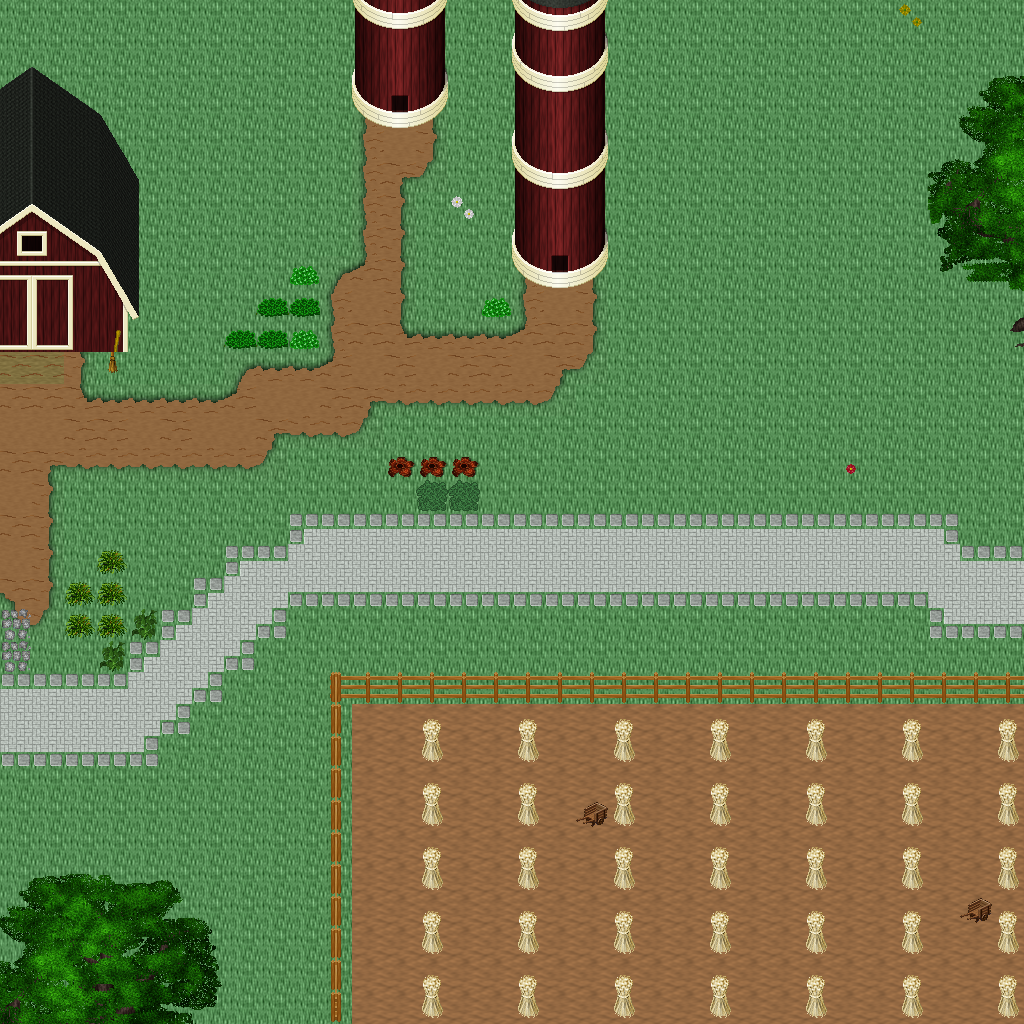

Rendered tile map (Tiled .tmx) drawn with the repository's tilesets; below, a short description and the map source with its tile grids summarised:
An orthogonal 32x32 tile map with 32x32 px tiles, 5 tile layers (Ground, Objects, Objects2, Above, ...), 1 hidden layer not drawn, 49 tilesets.

<map version="1.10" tiledversion="1.11.0" orientation="orthogonal" renderorder="right-down" width="32" height="32" tilewidth="32" tileheight="32" infinite="0" nextlayerid="11" nextobjectid="1">
 <tileset firstgid="1" name="ground_ground" tilewidth="32" tileheight="32" tilecount="33" columns="3">
  <image source="../drawable/ground_ground.png" width="96" height="352" />
 </tileset>
 <tileset firstgid="34" name="building_wall_old_wood" tilewidth="32" tileheight="32" tilecount="9" columns="3">
  <image source="../drawable/building_wall_old_wood.png" width="96" height="96" />
 </tileset>
 <tileset firstgid="43" name="building_fence_fence_wooden" tilewidth="32" tileheight="32" tilecount="12" columns="3">
  <image source="../drawable/building_fence_fence_wooden.png" width="96" height="128" />
 </tileset>
 <tileset firstgid="55" name="building_fence_fence_chunky" tilewidth="32" tileheight="32" tilecount="21" columns="3">
  <image source="../drawable/building_fence_fence_chunky.png" width="96" height="224" />
 </tileset>
 <tileset firstgid="76" name="plant_stump_stump_brown" tilewidth="32" tileheight="32" tilecount="4" columns="2">
  <image source="../drawable/plant_stump_stump_brown.png" width="64" height="64" />
 </tileset>
 <tileset firstgid="80" name="ground_earth_edges" tilewidth="32" tileheight="32" tilecount="18" columns="6">
  <image source="../drawable/ground_earth_edges.png" width="192" height="96" />
 </tileset>
 <tileset firstgid="98" name="ground_grass_corners" tilewidth="32" tileheight="32" tilecount="24" columns="6">
  <image source="../drawable/ground_grass_corners.png" width="192" height="128" />
 </tileset>
 <tileset firstgid="122" name="ground_grass_edges" tilewidth="32" tileheight="32" tilecount="36" columns="12">
  <image source="../drawable/ground_grass_edges.png" width="384" height="96" />
 </tileset>
 <tileset firstgid="158" name="plant_tree_apple_tree" tilewidth="32" tileheight="32" tilecount="9" columns="3">
  <image source="../drawable/plant_tree_apple_tree.png" width="96" height="96" />
 </tileset>
 <tileset firstgid="167" name="plant_tree_chestnut_tree" tilewidth="32" tileheight="32" tilecount="20" columns="4">
  <image source="../drawable/plant_tree_chestnut_tree.png" width="128" height="160" />
 </tileset>
 <tileset firstgid="187" name="plant_tree_crack_willow" tilewidth="32" tileheight="32" tilecount="20" columns="4">
  <image source="../drawable/plant_tree_crack_willow.png" width="128" height="160" />
 </tileset>
 <tileset firstgid="207" name="furniture_chair_bench_iron" tilewidth="32" tileheight="32" tilecount="4" columns="2">
  <image source="../drawable/furniture_chair_bench_iron.png" width="64" height="64" />
 </tileset>
 <tileset firstgid="211" name="furniture_chair_bench_iron_reverse" tilewidth="32" tileheight="32" tilecount="4" columns="2">
  <image source="../drawable/furniture_chair_bench_iron_reverse.png" width="64" height="64" />
 </tileset>
 <tileset firstgid="215" name="object_hay_cart" tilewidth="32" tileheight="32" tilecount="1" columns="1">
  <image source="../drawable/object_hay_cart.png" width="32" height="32" />
 </tileset>
 <tileset firstgid="216" name="building_wall_walls_siding" tilewidth="32" tileheight="32" tilecount="16" columns="4">
  <image source="../drawable/building_wall_walls_siding.png" width="128" height="128" />
 </tileset>
 <tileset firstgid="232" name="building_roof_brown" tilewidth="32" tileheight="32" tilecount="20" columns="5">
  <image source="../drawable/building_roof_brown.png" width="160" height="128" />
 </tileset>
 <tileset firstgid="252" name="building_door_door" tilewidth="32" tileheight="32" tilecount="6" columns="3">
  <image source="../drawable/building_door_door.png" width="96" height="64" />
 </tileset>
 <tileset firstgid="258" name="item_tools" tilewidth="32" tileheight="32" tilecount="9" columns="3">
  <image source="../drawable/item_tools.png" width="96" height="96" />
 </tileset>
 <tileset firstgid="267" name="ground_cobbled_paving" tilewidth="32" tileheight="32" tilecount="1" columns="1">
  <image source="../drawable/ground_cobbled_paving.png" width="32" height="32" />
 </tileset>
 <tileset firstgid="268" name="item_bazaar_produce" tilewidth="32" tileheight="32" tilecount="4" columns="2">
  <image source="../drawable/item_bazaar_produce.png" width="64" height="64" />
 </tileset>
 <tileset firstgid="272" name="item_sacks" tilewidth="32" tileheight="32" tilecount="2" columns="2">
  <image source="../drawable/item_sacks.png" width="64" height="32" />
 </tileset>
 <tileset firstgid="274" name="building_barnyard" tilewidth="32" tileheight="32" tilecount="200" columns="8">
  <image source="../drawable/building_barnyard.png" width="256" height="800" />
 </tileset>
 <tileset firstgid="474" name="plant_flower_planted_containers" tilewidth="32" tileheight="32" tilecount="16" columns="4">
  <image source="../drawable/plant_flower_planted_containers.png" width="128" height="128" />
 </tileset>
 <tileset firstgid="490" name="furniture_chair_wooden_rustic" tilewidth="32" tileheight="32" tilecount="8" columns="4">
  <image source="../drawable/furniture_chair_wooden_rustic.png" width="128" height="64" />
 </tileset>
 <tileset firstgid="498" name="furniture_table_brick_base" tilewidth="32" tileheight="32" tilecount="3" columns="3">
  <image source="../drawable/furniture_table_brick_base.png" width="96" height="32" />
 </tileset>
 <tileset firstgid="501" name="building_stairs_wooden_stairs" tilewidth="32" tileheight="32" tilecount="9" columns="3">
  <image source="../drawable/building_stairs_wooden_stairs.png" width="96" height="96" />
 </tileset>
 <tileset firstgid="510" name="plant_tree_maple_tree" tilewidth="32" tileheight="32" tilecount="72" columns="8">
  <image source="../drawable/plant_tree_maple_tree.png" width="256" height="288" />
 </tileset>
 <tileset firstgid="582" name="building_decoration_chimney_big" tilewidth="32" tileheight="32" tilecount="2" columns="1">
  <image source="../drawable/building_decoration_chimney_big.png" width="32" height="64" />
 </tileset>
 <tileset firstgid="584" name="logic_item_corn" tilewidth="32" tileheight="32" tilecount="5" columns="5">
  <image source="../drawable/logic_item_corn.png" width="160" height="32" />
 </tileset>
 <tileset firstgid="589" name="logic_collision" tilewidth="32" tileheight="32" tilecount="1" columns="1">
  <image source="../drawable/logic_collision.png" width="32" height="32" />
 </tileset>
 <tileset firstgid="590" name="plant_bush_bushes" tilewidth="32" tileheight="32" tilecount="10" columns="5">
  <image source="../drawable/plant_bush_bushes.png" width="160" height="64" />
 </tileset>
 <tileset firstgid="600" name="logic_item_vegetable" tilewidth="32" tileheight="32" tilecount="16" columns="8">
  <image source="../drawable/logic_item_vegetable.png" width="256" height="64" />
 </tileset>
 <tileset firstgid="616" name="plant_flower_daisy_blue" tilewidth="32" tileheight="32" tilecount="8" columns="2">
  <image source="../drawable/plant_flower_daisy_blue.png" width="64" height="128" />
 </tileset>
 <tileset firstgid="624" name="plant_flower_daisy_red" tilewidth="32" tileheight="32" tilecount="8" columns="2">
  <image source="../drawable/plant_flower_daisy_red.png" width="64" height="128" />
 </tileset>
 <tileset firstgid="632" name="plant_flower_daisy_white" tilewidth="32" tileheight="32" tilecount="8" columns="2">
  <image source="../drawable/plant_flower_daisy_white.png" width="64" height="128" />
 </tileset>
 <tileset firstgid="640" name="plant_flower_daisy_yellow" tilewidth="32" tileheight="32" tilecount="8" columns="2">
  <image source="../drawable/plant_flower_daisy_yellow.png" width="64" height="128" />
 </tileset>
 <tileset firstgid="648" name="plant_tree_tree_darkgreen" tilewidth="32" tileheight="32" tilecount="88" columns="8">
  <image source="../drawable/plant_tree_tree_darkgreen.png" width="256" height="352" />
 </tileset>
 <tileset firstgid="736" name="logic_creature_animal" tilewidth="32" tileheight="32" tilecount="32" columns="8">
  <image source="../drawable/logic_creature_animal.png" width="256" height="128" />
 </tileset>
 <tileset firstgid="768" name="logic_creature_rodent" tilewidth="32" tileheight="32" tilecount="8" columns="8">
  <image source="../drawable/logic_creature_rodent.png" width="256" height="32" />
 </tileset>
 <tileset firstgid="776" name="logic_creature_farm_animal" tilewidth="32" tileheight="32" tilecount="16" columns="8">
  <image source="../drawable/logic_creature_farm_animal.png" width="256" height="64" />
 </tileset>
 <tileset firstgid="792" name="ground_green_paving" tilewidth="32" tileheight="32" tilecount="18" columns="3">
  <image source="../drawable/ground_green_paving.png" width="96" height="192" />
 </tileset>
 <tileset firstgid="810" name="logic_protection" tilewidth="32" tileheight="32" tilecount="2" columns="2">
  <image source="../drawable/logic_protection.png" width="64" height="32" />
 </tileset>
 <tileset firstgid="812" name="item_hen_nest" tilewidth="32" tileheight="32" tilecount="1" columns="1">
  <image source="../drawable/item_hen_nest.png" width="32" height="32" />
 </tileset>
 <tileset firstgid="813" name="logic_item_dairy" tilewidth="32" tileheight="32" tilecount="1" columns="1">
  <image source="../drawable/logic_item_dairy.png" width="32" height="32" />
 </tileset>
 <tileset firstgid="814" name="light_door_light_ew" tilewidth="32" tileheight="32" tilecount="18" columns="6">
  <image source="../drawable/light_door_light_ew.png" width="192" height="96" />
 </tileset>
 <tileset firstgid="832" name="light_door_light" tilewidth="32" tileheight="32" tilecount="12" columns="3">
  <image source="../drawable/light_door_light.png" width="96" height="128" />
 </tileset>
 <tileset firstgid="844" name="item_firewood" tilewidth="32" tileheight="32" tilecount="12" columns="3">
  <image source="../drawable/item_firewood.png" width="96" height="128" />
 </tileset>
 <tileset firstgid="856" name="furniture_sink_manger" tilewidth="32" tileheight="32" tilecount="18" columns="6">
  <image source="../drawable/furniture_sink_manger.png" width="192" height="96" />
 </tileset>
 <tileset firstgid="874" name="logic_creature_fowl" tilewidth="32" tileheight="32" tilecount="6" columns="6">
  <image source="../drawable/logic_creature_fowl.png" width="192" height="32" />
 </tileset>
 <layer id="1" name="Ground" width="32" height="32">
  <data>[1024 cells, 1024 non-empty, 4 distinct tile ids]</data>
 </layer>
 <layer id="2" name="Objects" width="32" height="32">
  <data>[1024 cells, 288 non-empty, 50 distinct tile ids]</data>
 </layer>
 <layer id="3" name="Objects2" width="32" height="32">
  <data>[1024 cells, 38 non-empty, 26 distinct tile ids]</data>
 </layer>
 <layer id="4" name="Above" width="32" height="32">
  <data>[1024 cells, 134 non-empty, 86 distinct tile ids]</data>
 </layer>
 <layer id="5" name="Above2" width="32" height="32">
  <data>[1024 cells, 0 non-empty, 0 distinct tile ids]</data>
 </layer>
 <layer id="6" name="Walkable" width="32" height="32" visible="0">
  <data>[1024 cells, 113 non-empty, 1 distinct tile ids]</data>
 </layer>
 <objectgroup id="7" name="Mapevents" />
 <objectgroup id="8" name="Spawn" />
 <objectgroup id="9" name="Keys" />
 <objectgroup id="10" name="Replace" />
</map>
